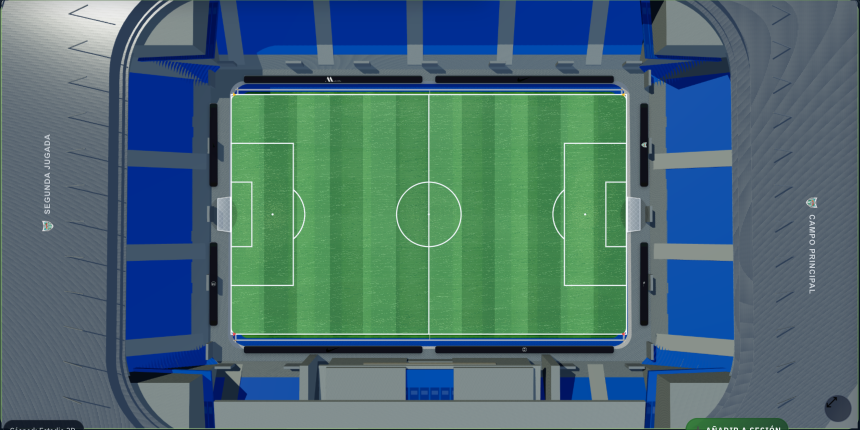
#> input picture .tmp_task_builder_editor_surface_stadium_native_landscape_v2.png, 1719 x 859 px (shown at 1/2 size)
$ python build_team_photo_player_tokens.py
#> lines starting #> are read from the running program, lines starting #| are printed output that depends on the picture; pictures that were not available may be replaced by others from this repository, and a replacement may not be noted
from __future__ import annotations

from pathlib import Path

import cv2
import numpy as np
from PIL import Image, ImageDraw, ImageFilter, ImageFont


ROOT = Path(__file__).resolve().parents[1]
TEAM_PHOTO = ROOT / "static" / "football" / "images" / "team-01.jpg"
FIELD = ROOT / ".tmp_task_builder_editor_surface_stadium_native_landscape_v2.png"
OUT = ROOT / "tmp" / "muestra_figura_fotografica_equipo_v1.png"


PLAYER_RECTS = [
    ("2", (315, 345, 230, 520), (410, 700), 0.66),
    ("8", (520, 340, 220, 500), (660, 520), 0.62),
    ("5", (705, 330, 240, 520), (820, 690), 0.66),
    ("7", (1120, 340, 220, 500), (1185, 525), 0.62),
    ("3", (1240, 335, 220, 520), (1380, 700), 0.66),
]


def _font(size: int):
    for candidate in (
        "/System/Library/Fonts/Supplemental/Arial Bold.ttf",
        "/System/Library/Fonts/Supplemental/Arial.ttf",
    ):
        try:
            return ImageFont.truetype(candidate, size=size)
        except Exception:
            continue
    return ImageFont.load_default()


def extract_player(image_bgr: np.ndarray, rect: tuple[int, int, int, int]) -> Image.Image:
    x, y, w, h = rect
    crop = image_bgr[y : y + h, x : x + w].copy()
    mask = np.zeros(crop.shape[:2], np.uint8)
    bgd_model = np.zeros((1, 65), np.float64)
    fgd_model = np.zeros((1, 65), np.float64)
    inner = (12, 12, max(8, w - 24), max(8, h - 24))
    cv2.grabCut(crop, mask, inner, bgd_model, fgd_model, 8, cv2.GC_INIT_WITH_RECT)

    alpha = np.where(
        (mask == cv2.GC_FGD) | (mask == cv2.GC_PR_FGD),
        255,
        0,
    ).astype(np.uint8)
    alpha = cv2.medianBlur(alpha, 5)

    # Clean common turf spill.
    b, g, r = cv2.split(crop)
    turf_like = (g > r + 10) & (g > b + 8) & (g > 70)
    alpha[turf_like] = 0

    rgba = cv2.cvtColor(crop, cv2.COLOR_BGR2RGBA)
    rgba[:, :, 3] = alpha
    image = Image.fromarray(rgba, "RGBA")
    bbox = image.getbbox()
    if bbox:
        image = image.crop(bbox)
    return image


def add_shadow(base: Image.Image, center: tuple[int, int], width: int, height: int) -> None:
    layer = Image.new("RGBA", base.size, (0, 0, 0, 0))
    draw = ImageDraw.Draw(layer)
    cx, cy = center
    rx = max(34, width // 2)
    ry = max(12, height // 10)
    draw.ellipse((cx - rx, cy - ry, cx + rx, cy + ry), fill=(132, 204, 22, 110))
    draw.ellipse((cx - int(rx * 0.72), cy - int(ry * 0.56), cx + int(rx * 0.72), cy + int(ry * 0.56)), fill=(24, 48, 18, 46))
    base.alpha_composite(layer.filter(ImageFilter.GaussianBlur(8)))


def add_badge(base: Image.Image, center_x: int, top_y: int, label: str) -> None:
    draw = ImageDraw.Draw(base)
    radius = 16
    cy = top_y - 14
    draw.ellipse(
        (center_x - radius, cy - radius, center_x + radius, cy + radius),
        fill=(15, 23, 42, 242),
        outline=(255, 255, 255, 80),
        width=2,
    )
    font = _font(20)
    bbox = draw.textbbox((0, 0), label, font=font)
    tw = bbox[2] - bbox[0]
    th = bbox[3] - bbox[1]
    draw.text((center_x - tw / 2, cy - th / 2 - 1), label, font=font, fill=(248, 250, 252, 255))


def paste_player(base: Image.Image, player: Image.Image, center: tuple[int, int], scale: float, label: str) -> None:
    width = max(1, round(player.width * scale))
    height = max(1, round(player.height * scale))
    player = player.resize((width, height), Image.LANCZOS)
    cx, cy = center
    x = round(cx - width / 2)
    y = round(cy - height / 2)
    add_shadow(base, (cx, y + height - 12), width, height)
    base.alpha_composite(player, (x, y))
    add_badge(base, cx, y, label)


def main() -> None:
    OUT.parent.mkdir(parents=True, exist_ok=True)
    field_path = FIELD if FIELD.exists() else ROOT / ".tmp_task_builder_editor_surface_stadium_native_landscape.png"
    field = Image.open(field_path).convert("RGBA")
    team_bgr = cv2.imread(str(TEAM_PHOTO), cv2.IMREAD_COLOR)
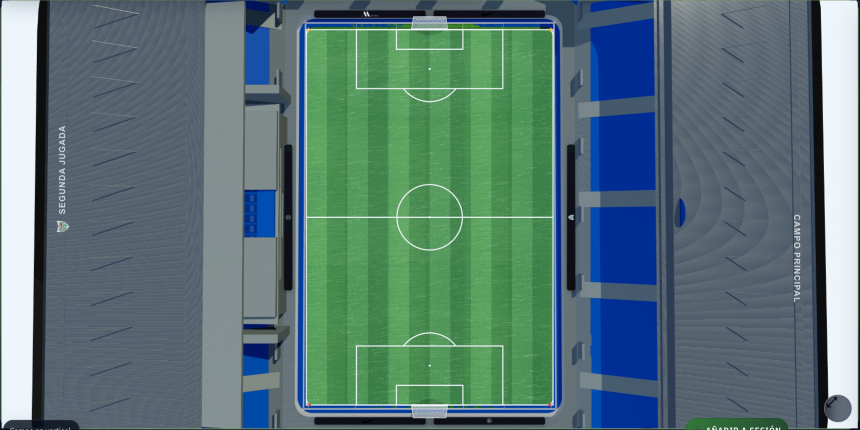
#> input picture .tmp_task_builder_editor_surface_stadium_native_portrait.png, 1719 x 859 px, given in place of team-01.jpg, which was not available (shown at 1/2 size)
#> team_bgr is the input picture: shape (859, 1719, 3); mean B, G, R 118.7, 118.8, 89.5
    if team_bgr is None:
        raise FileNotFoundError(TEAM_PHOTO)

    for label, rect, center, scale in PLAYER_RECTS:
        player = extract_player(team_bgr, rect)
        paste_player(field, player, center, scale, label)
#> this loop made 5 passes
#> pass 1, in extract_player, `crop = image_bgr[y : y + h, x : x + w].copy()`:
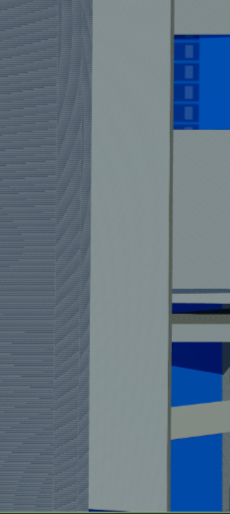
#> crop: shape (514, 230, 3); mean B, G, R 129.9, 115.2, 97.5
#> pass 1, in extract_player, `b, g, r = cv2.split(crop)`:
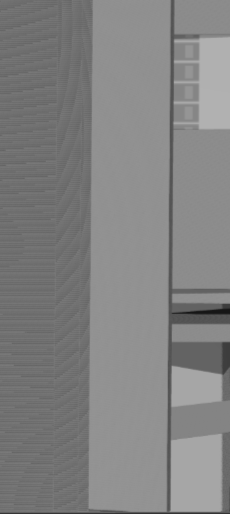
#> b: shape (514, 230); min 22, max 177, mean 129.9
#> pass 1, in extract_player, `b, g, r = cv2.split(crop)`:
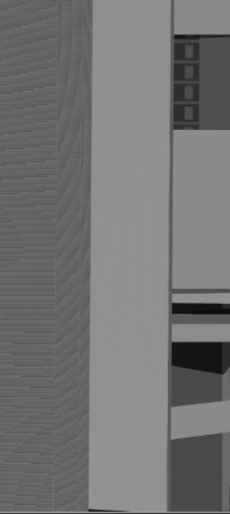
#> g: shape (514, 230); min 12, max 157, mean 115.2
#> pass 1, in extract_player, `b, g, r = cv2.split(crop)`:
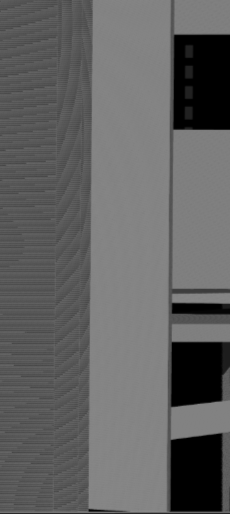
#> r: shape (514, 230); min 0, max 138, mean 97.5
#> after the loop:
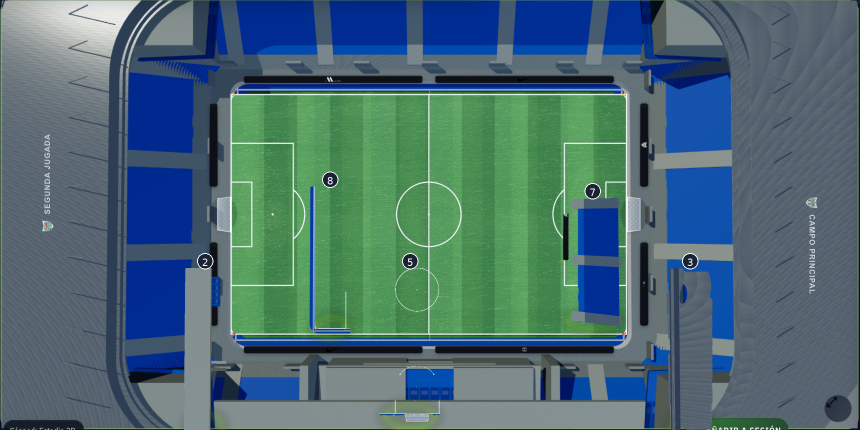
#> field: PIL image 1719x859 RGBA (shown at 1/2 size); mean R, G, B, A 74.8, 107.1, 114.4, 254.9; transparent parts drawn white

    field.save(OUT)
    print(OUT)


if __name__ == "__main__":
    main()
